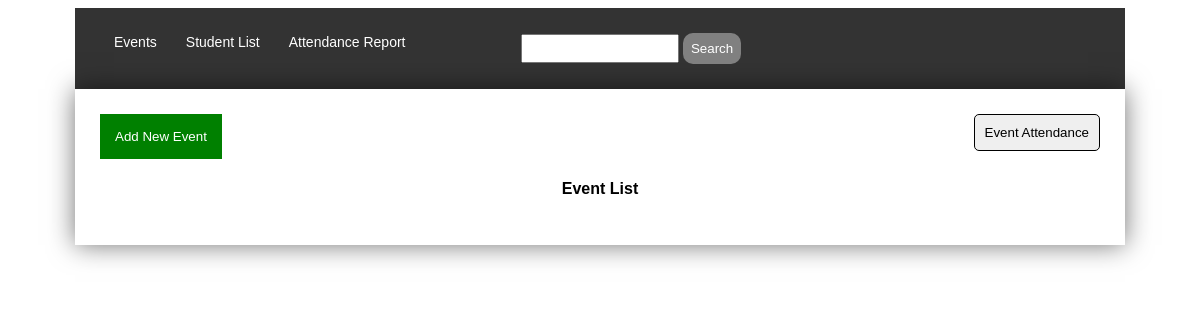
/events.php, run on an earlier commit of the app's database.
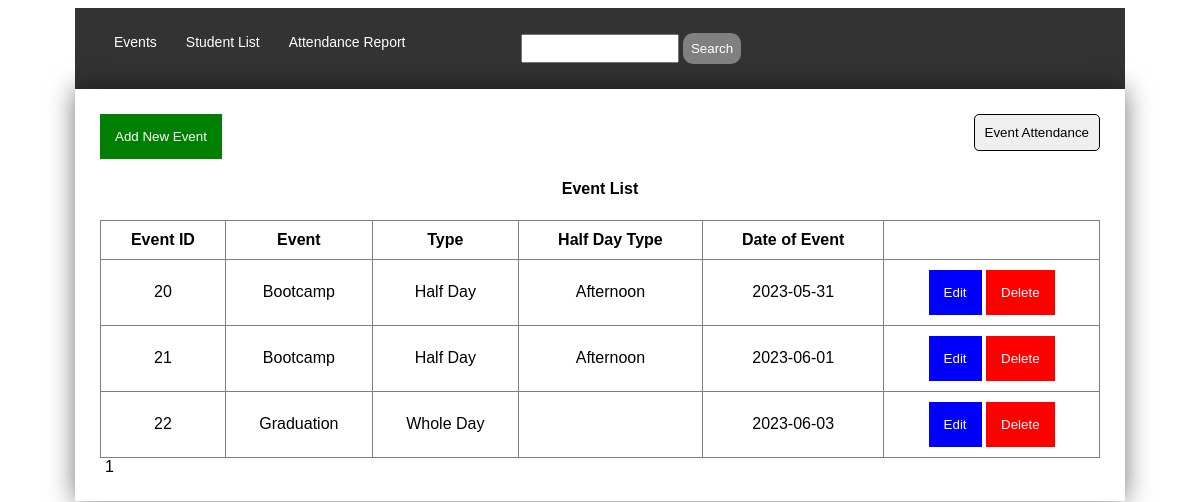
And on a later commit of the database.
### tables this page shows
CREATE TABLE `events` (
  `event_id` int NOT NULL AUTO_INCREMENT,
  `event_name` varchar(45) DEFAULT NULL,
  `type` enum('Whole Day','Half Day') DEFAULT NULL,
  `half_day_type` enum('Morning','Afternoon') DEFAULT NULL,
  `eventdate` date DEFAULT NULL,
  PRIMARY KEY (`event_id`)
);

### events.php (the view, shortened to what this page needs)
<?php
include 'connection.php';
    $result_per_page = 10;
    $query_01 = "SELECT * FROM events";
    $result_01 = mysqli_query($conn, $query_01);
    $resultRows = mysqli_num_rows($result_01);
    $number_of_page = ceil($resultRows / $result_per_page);
    if(!isset($_GET['page'])){
        $page = 1;
    }else{
        $page = $_GET['page'];
    }
    $first_page_number = ($page - 1) * $result_per_page;
    $query = "SELECT event_id, event_name, type, half_day_type, eventdate FROM events ORDER BY event_name ASC LIMIT $first_page_number, $result_per_page";
$result = mysqli_query($conn, $query);
$records = array();
if (mysqli_num_rows($result) > 0) {
    while ($row = mysqli_fetch_assoc($result)) {
        $records[] = $row;
    }
}
?>
<!DOCTYPE html>
<html>
<head>
    <link rel="stylesheet" href="style.css" />
</head>
<body style="font-family: sans-serif;">
    <?php include 'navbar.php'; ?>
    <form action="<?php $_SERVER['PHP_SELF']; ?>" method="GET" class="form">
        <input type="text" name="search" class="search" required />
        <input type="submit" value="Search" style="background-color: grey; padding: 8px; border-radius: 10px; color: white; border: none;">
    </form>
    </nav>
    <div class="container">
        <button type="submit" class="add_student"><a href="addevent.php"> Add New Event</a></button>
        <button type="submit" style="float: right; border: solid black 1px; padding: 10px; border-radius: 5px;"><a href="index.php" style="color: black; "> Event Attendance</a></button>
        <table class="table" border="1">
            <center><h4>Event List</h4></center>
            <thead>
                <?php if (count($records) > 0): ?>
                    <th>Event ID</th>
                    <th>Event</th>
                    <th>Type</th>
                        <th>Half Day Type</th>
                    <th>Date of Event</th>
                <?php endif; ?>
            </thead>
            <tbody>
                <?php foreach ($records as $record) : ?>
                    <tr>
                        <td><?php echo $record['event_id']; ?></td>
                        <td><?php echo $record['event_name']; ?></td>
                        <td><?php echo $record['type']; ?></td>
                        <td><?php echo $record['half_day_type']; ?></td>
                        <td><?php echo $record['eventdate']; ?></td>
                        <td>
                            <?php echo '<button type="submit" class="time_in"><a href="editevent.php?event_id=' . $record['event_id'] . '"> Edit</a></button>
                            <button type="submit" class="time_out"><a href="deleteevent.php?event_id=' . $record['event_id'] . '"> Delete</a></button>
                        </td>'; ?>
                    </tr>
                <?php endforeach ?>
            </tbody>
        </table>
        <?php
                for ($page = 1; $page <= $number_of_page; $page++) {
                  echo '<a href="events.php?page=' . $page . '" style="margin-right: 5px; padding: 5px; color: black;">' . $page . '</a>';
                }
              ?>
    </div>
</body>
</html>

### navbar.php
<link rel="stylesheet" href="style.css" />
    <nav>
        <ul class="navbar-nav">
            <li>
                <a href="events.php">Events</a>
            </li>
            <li>
                <a href="student_info.php"> Student List</a>
            </li>
            <li>
                <a href="report.php">Attendance Report</a>
            </li>

### style.css (style rules this page uses)
ul { list-style-type: none; margin: 0; padding: 25px; overflow: hidden; background-color: #333; width: 1000px; margin-left: auto; margin-right: auto; }
li { float: left; }
li a { display: inline; color: white; text-align: center; text-decoration: none; padding: 36px 15px 36px 14px; margin-top: 10px; font-size: 14px; }
.search { width: 150px; height: 23px; margin-left: 100px; }
.container { width: 1000px; margin-left: auto; margin-right: auto; box-shadow: 0 0 25px rgba(0, 0, 0, 0.55); padding: 25px; }
.form { margin-left: 35px; width: auto; }
.table { border-collapse: collapse; margin-left: auto; margin-right: auto; width: 1000px; text-align: center; }
th, td, tr { padding: 10px; }
a { color: white; text-decoration: none; }
.add_student { padding: 15px; border: none; color: white; background-color: green; }
.time_in { padding: 15px; border: none; color: white; background-color: blue; }
.time_out { padding: 15px; border: none; color: white; background-color: red; }

What changed in the data, as far as the page shows it:
added events: event_id "20", event_name "Bootcamp", type "Half Day", half_day_type "Afternoon", eventdate "2023-05-31"
added events: event_id "21", event_name "Bootcamp", type "Half Day", half_day_type "Afternoon", eventdate "2023-06-01"
added events: event_id "22", event_name "Graduation", type "Whole Day", eventdate "2023-06-03"
Also different on the page:
text now shown: "Event ID Event Type Half Day Type Date of Event"
new list line: "1"
